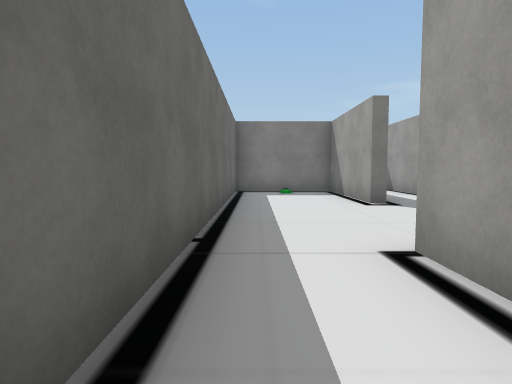
View 1 (above)

19 first-person views from a walk through a scene from a Unity 3-D project. The camera is 1.3 m above the floor, tilts 4° down and sees 75° across. The floor is counted in squares, 2 m on a side. Each view is taken from the middle of a square. On the plan, view 1 faces up. The plan holds only what a view shows up to about 10 squares ahead; the rest is blank. The player character is not drawn. Some surface patterns are stand-ins.

View 2
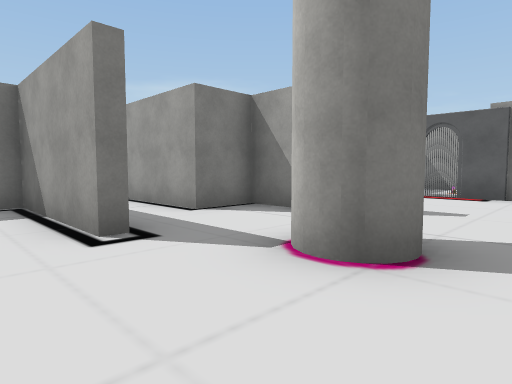

View 3
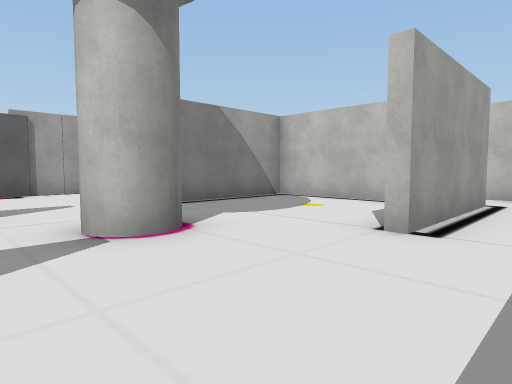

View 4
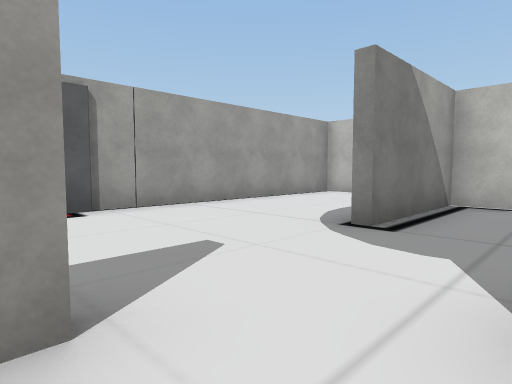

View 5
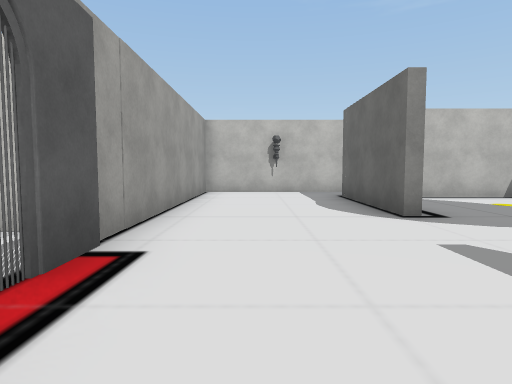

View 6
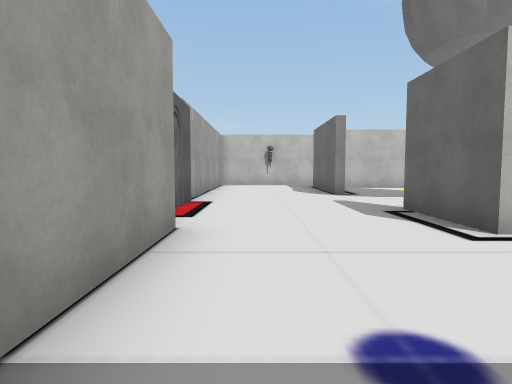

View 7
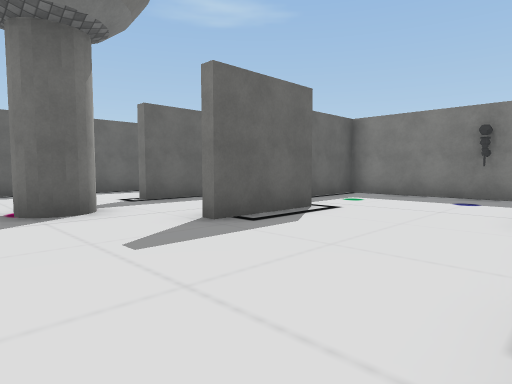

View 8
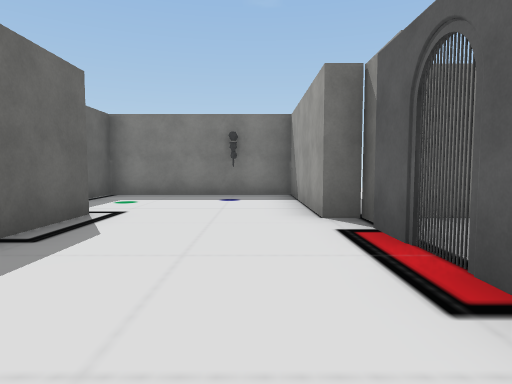

View 9
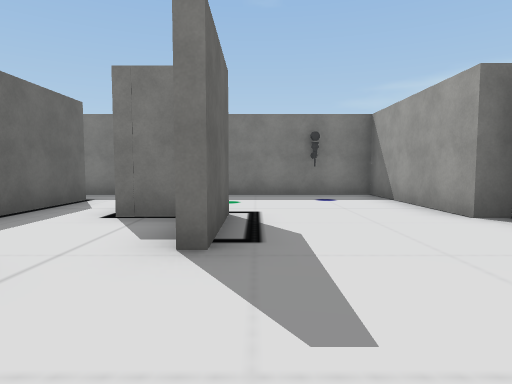

View 10
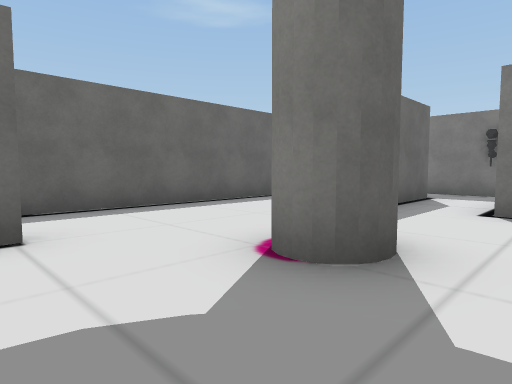

View 11
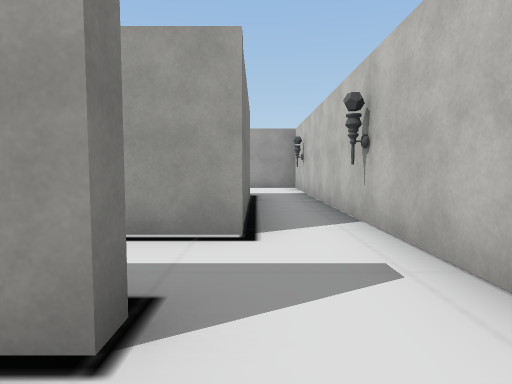

View 12
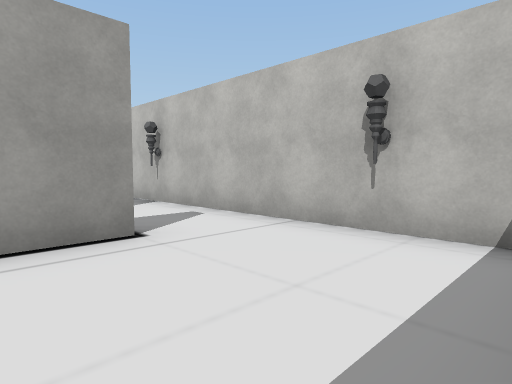

View 13
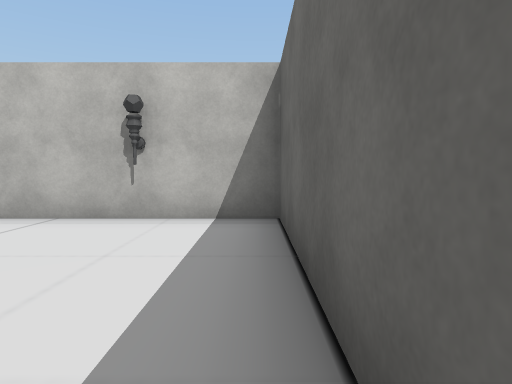

View 14
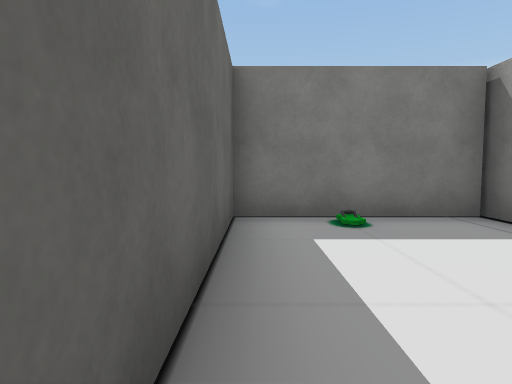

View 15
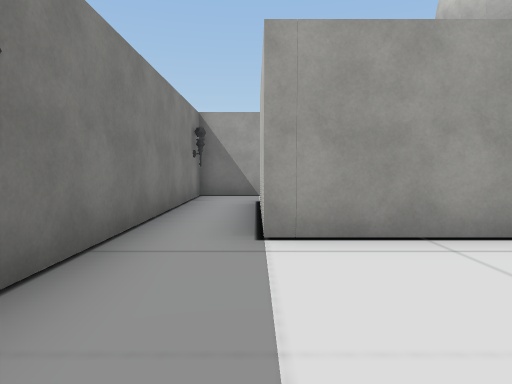

View 16
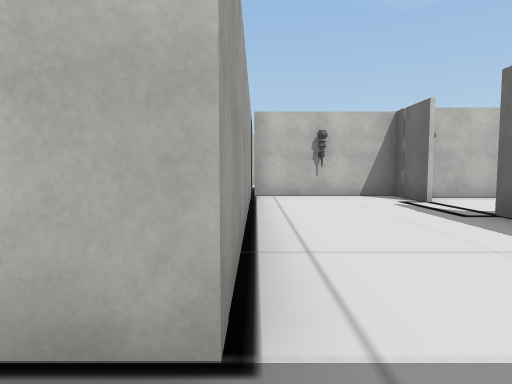

View 17
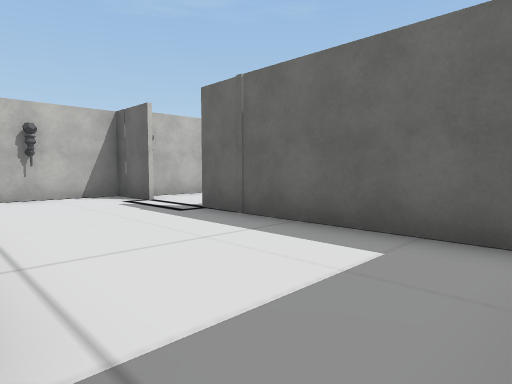

View 18
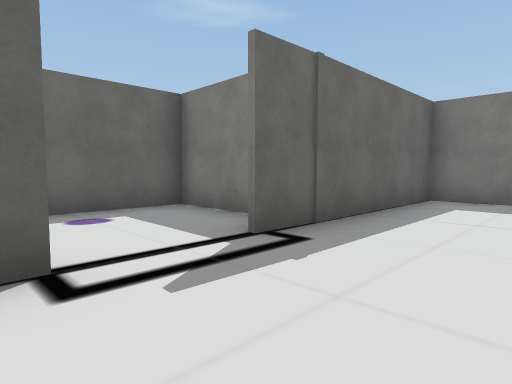

View 19
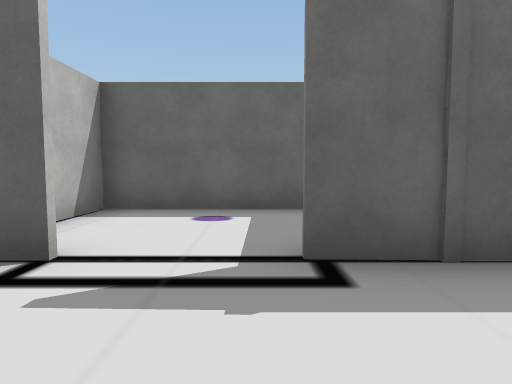

### Floor plan
Points are (right, up) in squares from view 1. A wall is a line through its corners. A room is listed if a view was taken in it or the views show most of it. See-through windows are left out.
Room 1 (views 1, 2, 3, 4, 5, 7, 8, 9, 10)
walls: (6, 2.5) (6, -0.9); (5.4, 5.6) (5.4, 7.5) (4.1, 7.5) (4.1, 10.4); (2.2, 6.2) (2.2, 9.6) (-0.6, 9.6) (-0.6, 0.6); (2.1, -0.6) (5.7, -0.6) (5.7, 2.5); (2.5, -0.9) (1.3, -0.9) (1.3, 2.6); (5.6, 7.8) (5.6, 5.6); (9.4, 3.6) (10.8, 3.6); (9.4, 5.7) (9.3, 6.5); (7.4, -2.3) (8.4, -2.3); (8.9, 7.4) (8.9, 8.4); (-0.6, -2.3) (2.4, -2.3); (2.5, 10) (2.5, 6.2); (9.4, -2.3) (9.4, 5.1); (10.9, 7.5) (10.1, 7.5)
ways out: opening at (7.5, 7.5) to room 2; opening at (-1, -1.5) to room 3; opening at (3, 10) to room 5; opening at (3, -2) to room 6; opening at (7, -2) to room 6; opening at (9, -2); gap at (10, 6)
objects: other object (2, -2); other object (9, 5)
Room 2 (view 6)
walls: (8.9, 8.4) (8.9, 11.4) (4.4, 11.4) (4.4, 9.5)
ways out: opening at (7.5, 7.5) to room 1
Room 3 (views 11, 12, 13, 14)
walls: (-0.5, -0.4) (-0.9, -0.4) (-0.9, 2.8); (-0.9, 2.5) (-4.3, 2.5) (-4.3, -2.3) (-0.6, -2.3); (-4.3, 3) (-2.6, 3)
ways out: opening at (-1, -1.5) to room 1
objects: other object (-2, -2)
Room 4 (views 15, 18, 19)
walls: (-5.6, 7.5) (-7.3, 7.5) (-7.3, 3.6) (-4.9, 3.5); (-4.3, 4.6) (-4.3, 3); (-2.6, 3) (-0.9, 3); (-0.9, 4) (-0.9, 9.9); (-1.6, 11.4) (-4.3, 11.4) (-4.3, 7.4)
ways out: opening at (-2, 11) to room 5
Room 5 (views 16, 17)
walls: (-0.9, 9.9) (2.1, 9.9); (4.1, 10.4) (4.1, 11.4) (-1.6, 11.4)
ways out: opening at (3, 10) to room 1; opening at (-2, 11) to room 4
Room 6 (no view inside)
walls: (5.1, -0.9) (2.5, -0.9); (2.4, -2.3) (7.4, -2.3)
ways out: opening at (3, -2) to room 1; opening at (7, -2) to room 1

Positions as (right, up) in squares from view 1, and headings:
1: (0, 0), facing up
2: (1, 3), facing up-right
3: (0, 6), facing down-right
4: (4, 6), facing down-right
5: (8, 7), facing down
6: (8, 11), facing down
7: (9, 3), facing up-left
8: (8, 3), facing up
9: (6, 3), facing up
10: (5, 2), facing up-left
11: (-2, -1), facing right
12: (-4, 1), facing down-right
13: (-4, 2), facing down
14: (-4, -2), facing up
15: (-4, 10), facing right
16: (-1, 11), facing down
17: (-1, 11), facing down-left
18: (-2, 4), facing up-left
19: (-2, 6), facing left
